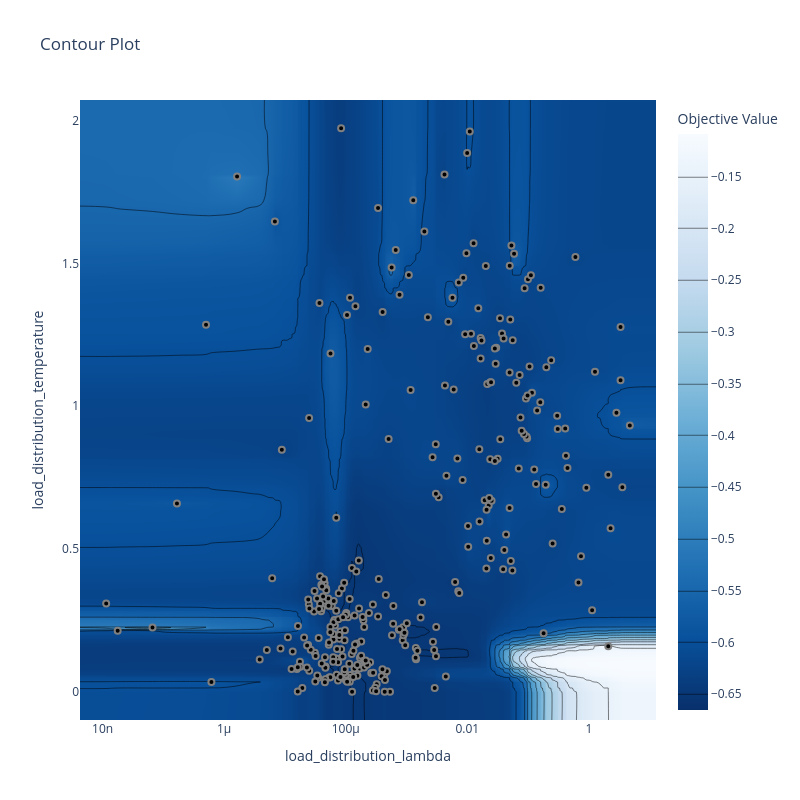

This figure's notebook cell:
### Code cell
fig = optuna.visualization.plot_contour(
    study, 
    params=["load_distribution_lambda", "load_distribution_temperature"]
)

# Set width and height to the same value for a square ratio
fig.update_layout(
    width=800, 
    height=800,
    autosize=False
)

fig.show()

### Figure 1 — Plotly figure (JSON) as saved in the notebook; plotly's stock layout.template omitted (floating-point values rounded to 4 significant figures; data arrays with more than 128 entries replaced by an {"elided": "..."} marker saying what was removed)
{"data": [{"colorbar": {"title": {"text": "Objective Value"}}, "colorscale": [[0, "rgb(247,251,255)"], [0.125, "rgb(222,235,247)"], [0.25, "rgb(198,219,239)"], [0.375, "rgb(158,202,225)"], [0.5, "rgb(107,174,214)"], [0.625, "rgb(66,146,198)"], [0.75, "rgb(33,113,181)"], [0.875, "rgb(8,81,156)"], [1, "rgb(8,48,107)"]], "connectgaps": true, "contours": {"coloring": "heatmap"}, "hoverinfo": "none", "line": {"smoothing": 1.3}, "reversescale": true, "type": "contour", "x": {"elided": "312 float values"}, "y": {"elided": "312 float values"}, "z": {"elided": "312x312 float values"}}, {"marker": {"color": "black", "line": {"color": "Gray", "width": 2}}, "mode": "markers", "name": "Feasible Trial", "showlegend": false, "type": "scatter", "x": {"elided": "310 float values"}, "y": {"elided": "310 float values"}}, {"marker": {"color": "#cccccc", "line": {"color": "Gray", "width": 2}}, "mode": "markers", "name": "Infeasible Trial", "showlegend": false, "type": "scatter", "x": [], "y": []}], "layout": {"autosize": false, "height": 800, "title": {"text": "Contour Plot"}, "width": 800, "xaxis": {"range": [-8.371, 1.104], "title": {"text": "load_distribution_lambda"}, "type": "log"}, "yaxis": {"range": [-0.09831, 2.072], "title": {"text": "load_distribution_temperature"}}}}
